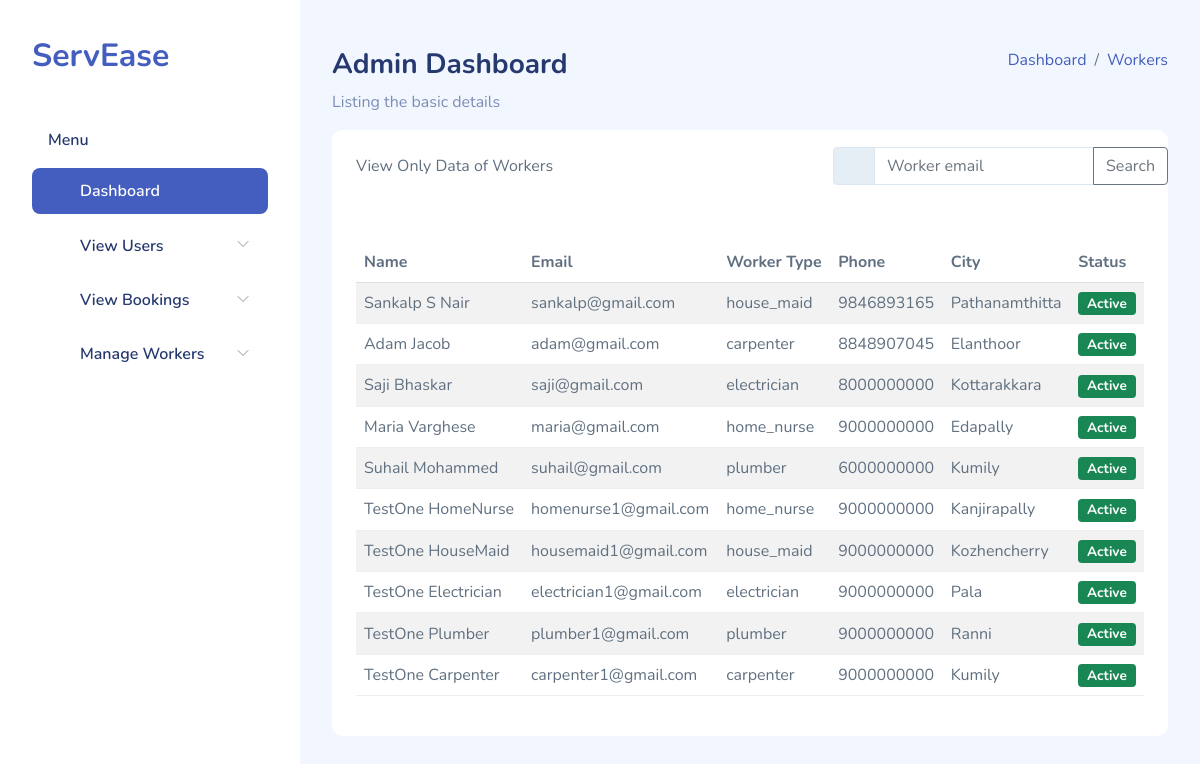
The page /full_workers/ on the database its author committed.
### Home_app/models.py (models this page shows)
class Users(models.Model):
    user_id = models.AutoField(primary_key=True)
    firstname = models.CharField(max_length=20,blank=False)
    lastname = models.CharField(max_length=20,blank=False)
    email = models.EmailField(unique=True,blank=False)
    phone = models.CharField(max_length=10,null=True)
    address = models.TextField()
    place=models.CharField(max_length=30, blank=True)
    availability = models.IntegerField(default=0)
    district = models.CharField(max_length=20, blank=True)
    image = models.ImageField(upload_to='profile_pic', null=True, blank=True)
    password = models.CharField(max_length=256)
    usertype = models.CharField(max_length=20)

### Home_app/views.py (the view)
# urls.py: path('full_workers/', views.Full_workersPage, name='full_workers'),
def Full_workersPage(request):
    workers = Users.objects.exclude(usertype='customer')
    return render(request, 'admin_temp/full_workers.html', {'workers': workers})

### templates/admin_temp/full_workers.html (shortened to what this page needs)
{% load static %}
<!DOCTYPE html>
<html lang="en">
<head>
    <link rel="stylesheet" href="{% static 'adm_assets/css/bootstrap.css' %}">
    <link rel="stylesheet" href="{% static 'adm_assets/vendors/iconly/bold.css'%}">
    <link rel="stylesheet" href="{% static 'adm_assets/vendors/perfect-scrollbar/perfect-scrollbar.css' %}">
    <link rel="stylesheet" href="{% static 'adm_assets/vendors/bootstrap-icons/bootstrap-icons.css' %}">
    <link rel="stylesheet" href="{% static 'adm_assets/css/app.css' %}">
</head>
<body>
    <div id="app">
        <div id="sidebar" class="active">
            <div class="sidebar-wrapper active">
                <div class="sidebar-header">
                    <div class="d-flex justify-content-between">
                        <div class="logo">
                            <a href="#">ServEase</a>
                        </div>
                    </div>
                </div>
<div class="sidebar-menu">
    <ul class="menu">
        <li class="sidebar-title">Menu</li>
        <li class="sidebar-item active ">
            <a href="{% url 'dashboard' %}" class='sidebar-link'>
                <i class="bi bi-grid-fill"></i>
                <span>Dashboard</span>
            </a>
        </li>
        <li class="sidebar-item  has-sub">
            <a href="#" class='sidebar-link'>
                <i class="bi bi-stack"></i>
                <span>View Users</span>
            </a>
        </li>
        <li class="sidebar-item  has-sub">
            <a href="#" class='sidebar-link'>
                <i class="bi bi-collection-fill"></i>
                <span>View Bookings</span>
            </a>
        </li>
        <li class="sidebar-item  has-sub">
            <a href="#" class='sidebar-link'>
                <i class="bi bi-stack"></i>
                <span>Manage Workers</span>
            </a>
        </li>
</div>
</div>
</div>
        <div id="main">
            <div class="page-heading">
                <div class="page-title">
                    <div class="row">
                        <div class="col-12 col-md-6 order-md-1 order-last">
                            <h3>Admin Dashboard</h3>
                            <p class="text-subtitle text-muted">Listing the basic details</p>
                        </div>
                        <div class="col-12 col-md-6 order-md-2 order-first">
                            <nav aria-label="breadcrumb" class="breadcrumb-header float-start float-lg-end">
                                <ol class="breadcrumb">
                                    <li class="breadcrumb-item"><a href="{% url 'dashboard' %}">Dashboard</a></li>
                                    <li class="breadcrumb-item active" aria-current="page"><a href="{% url 'full_workers' %}">Workers</a></li>
                                </ol>
                            </nav>
                        </div>
                    </div>
                </div>
                <section class="section">
                    <div class="card">
                        <div class="d-flex align-items-center justify-content-between mb-3">
                            <div class="card-header">
                                View Only Data of Workers
                            </div>
                            <form method="GET" action="{% url 'emailsearch' %}">
                                <div class="input-group">
                                    <span class="input-group-text" id="basic-addon1">
                                        <i class="bi bi-search"></i>
                                    </span>
                                    <input type="text" class="form-control" name="email" placeholder="Worker email" aria-label="Recipient's username" aria-describedby="button-addon2">
                                    <button class="btn btn-outline-secondary" type="submit" id="button-addon2">Search</button>
                                </div>
                            </form>
                        </div>
                        <div class="card-body">
                            <table class="table table-striped" id="table1">
                                <thead>
                                    <tr>
                                        <th>Name</th>
                                        <th>Email</th>
                                        <th>Worker Type</th>
                                        <th>Phone</th>
                                        <th>City</th>
                                        <th>Status</th>
                                    </tr>
                                </thead>
                                <tbody>
                                    {% for worker in workers %}
                                    <tr>
                                        <td>{{ worker.firstname }} {{ worker.lastname }}</td>
                                        <td>{{ worker.email }}</td>
                                        <td>{{ worker.usertype }}</td>
                                        <td>{{ worker.phone }}</td>
                                        <td>{{ worker.place }}</td>
                                        <td>
                                            {% if worker.availability %}
                                                <span class="badge bg-success">Active</span>
                                            {% else %}
                                                <span class="badge bg-danger">Inactive</span>
                                            {% endif %}
                                        </td>
                                    </tr>
                                    {% empty %}
                                    <tr>
                                        <td colspan="6">No workers found.</td>
                                    </tr>
                                    {% endfor %}
                                </tbody>
                            </table>
                        </div>
                    </div>
                </section>
            </div>
        </div>
    </div>
</body>
</html>

### static/adm_assets/css/app.css (style rules this page uses)
.card { margin-bottom:2.2rem;border:none }
.card .card-header { border:none }
.card .card-body { padding:1.5rem }
#sidebar.active .sidebar-wrapper { left:0 }
.sidebar-wrapper { width:300px;height:100vh;position:fixed;top:0;z-index:10;overflow-y:auto;background-color:#fff;bottom:0;transition:left .5s ease-out }
.sidebar-wrapper .sidebar-header { padding:2rem 2rem 1rem;font-size:2rem;font-weight:700 }
.sidebar-wrapper .menu { margin-top:2rem;padding:0 2rem;font-weight:600 }
.sidebar-wrapper .menu .sidebar-title { padding:0 1rem;margin:1.5rem 0 1rem;font-size:1rem;list-style:none;font-weight:600;color:#25396f }
.sidebar-wrapper .menu .sidebar-link { display:block;padding:.7rem 1rem;font-size:1rem;display:flex;align-items:center;border-radius:.5rem;transition:all .5s;text-decoration:none;color:#25396f }
.sidebar-wrapper .menu .sidebar-link i,.sidebar-wrapper .menu .sidebar-link svg { color:#7c8db5 }
.sidebar-wrapper .menu .sidebar-link span { margin-left:1rem }
.sidebar-wrapper .menu .sidebar-item { list-style:none;margin-top:.5rem;position:relative }
.sidebar-wrapper .menu .sidebar-item.has-sub .sidebar-link:after { position:absolute;color:#ccc;right:15px;top:12px;display:block }
.sidebar-wrapper .menu .sidebar-item.active .sidebar-link { background-color:#435ebe }
.sidebar-wrapper .menu .sidebar-item.active .sidebar-link span { color:#fff }
.sidebar-wrapper .menu .sidebar-item.active .sidebar-link i,.sidebar-wrapper .menu .sidebar-item.active .sidebar-link svg { fill:#fff;color:#fff }
.dataTable-table td,.dataTable-table thead th,.table td,.table thead th { vertical-align:middle }
.dataTable-table:not(.table-borderless) thead th,.table:not(.table-borderless) thead th { border-bottom:1px solid #dedede!important }
.bi { width:1rem;height:1rem }
#main { margin-left:300px;padding:2rem }
.page-heading { margin:0 0 2rem }
.page-heading h3 { font-weight:700 }
a { text-decoration:none }

### rows shown on the page
Users: firstname "Sankalp", lastname "S Nair", email "sankalp@gmail.com", usertype "house_maid", phone "9846893165", place "Pathanamthitta", availability "Active"
Users: firstname "Adam", lastname "Jacob", email "adam@gmail.com", usertype "carpenter", phone "8848907045", place "Elanthoor", availability "Active"
Users: firstname "Saji", lastname "Bhaskar", email "saji@gmail.com", usertype "electrician", phone "8000000000", place "Kottarakkara", availability "Active"
Users: firstname "Maria", lastname "Varghese", email "maria@gmail.com", usertype "home_nurse", phone "9000000000", place "Edapally", availability "Active"
Users: firstname "Suhail", lastname "Mohammed", email "suhail@gmail.com", usertype "plumber", phone "6000000000", place "Kumily", availability "Active"
Users: firstname "TestOne", lastname "HomeNurse", email "homenurse1@gmail.com", usertype "home_nurse", phone "9000000000", place "Kanjirapally", availability "Active"
Users: firstname "TestOne", lastname "HouseMaid", email "housemaid1@gmail.com", usertype "house_maid", phone "9000000000", place "Kozhencherry", availability "Active"
Users: firstname "TestOne", lastname "Electrician", email "electrician1@gmail.com", usertype "electrician", phone "9000000000", place "Pala", availability "Active"
Users: firstname "TestOne", lastname "Plumber", email "plumber1@gmail.com", usertype "plumber", phone "9000000000", place "Ranni", availability "Active"
Users: firstname "TestOne", lastname "Carpenter", email "carpenter1@gmail.com", usertype "carpenter", phone "9000000000", place "Kumily", availability "Active"
